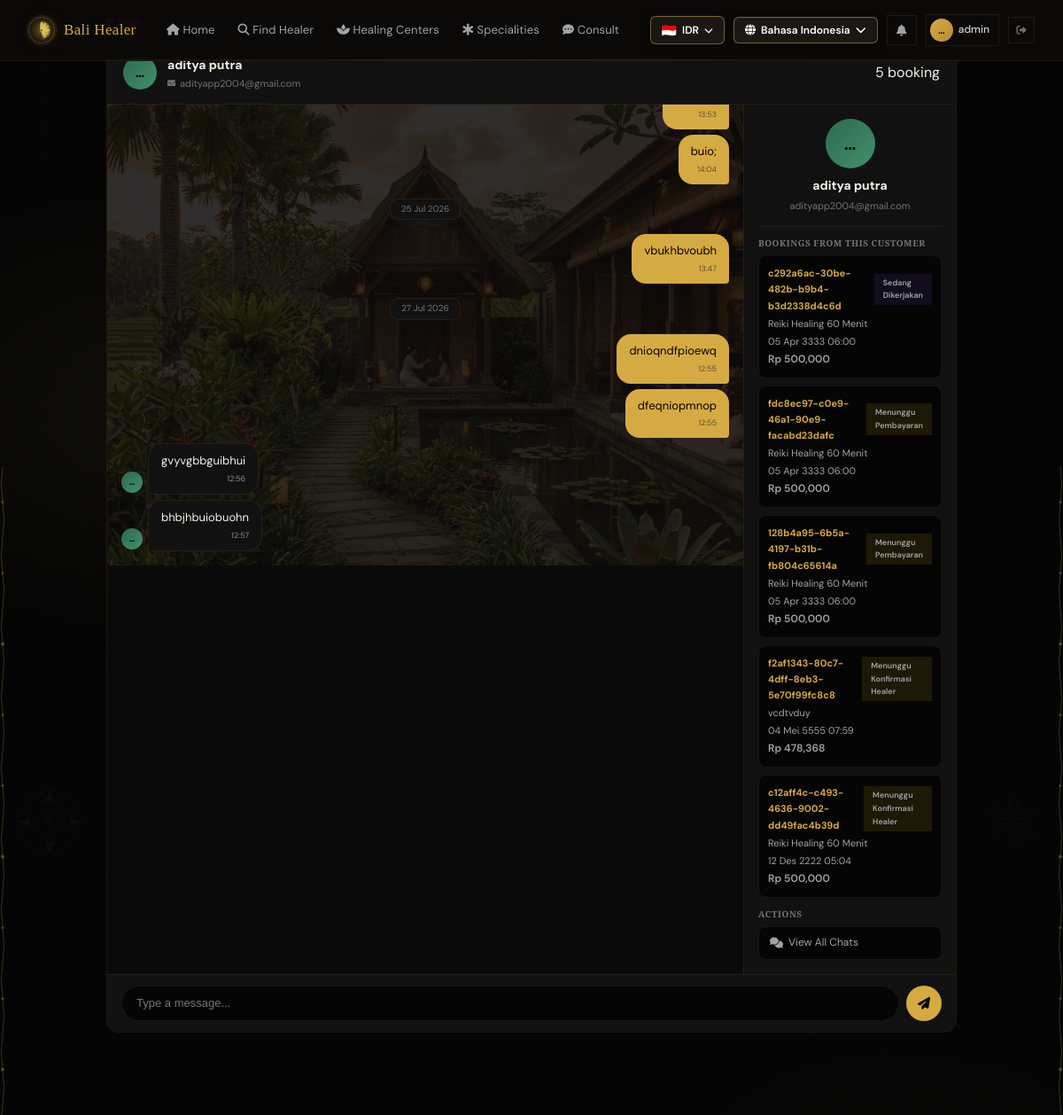
The app's page /id/dashboard/healer/chat/1/ (signed in, upper part), older data.
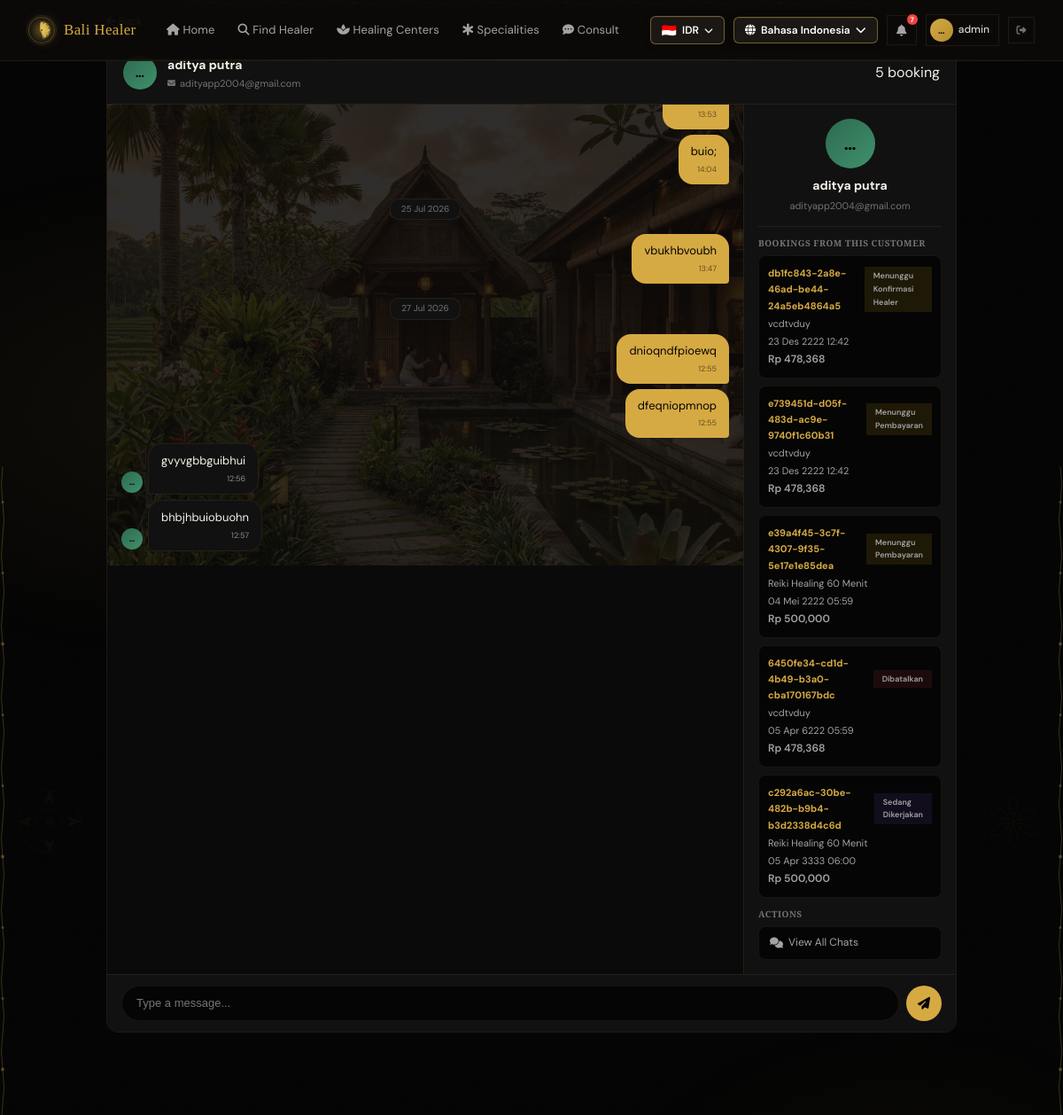
The same page, newer data.
### healers/models.py (models this page shows, shortened)
class ChatMessage(models.Model):
    room = models.ForeignKey(ChatRoom, on_delete=models.CASCADE, related_name='messages')
    sender = models.ForeignKey(User, on_delete=models.CASCADE, related_name='sent_messages')
    message = models.TextField()
    is_read = models.BooleanField(default=False, db_index=True)
    created_at = models.DateTimeField(auto_now_add=True)
    class Meta:
        ordering = ['created_at']

class ChatRoom(models.Model):
    healer = models.ForeignKey(Healer, on_delete=models.CASCADE, related_name='chat_rooms')
    customer = models.ForeignKey(User, on_delete=models.CASCADE, related_name='chat_rooms')
    created_at = models.DateTimeField(auto_now_add=True)
    updated_at = models.DateTimeField(auto_now=True)
    objects = ChatRoomQuerySet.as_manager()
    class Meta:
        unique_together = ['healer', 'customer']
        ordering = ['-updated_at']

### bookings/models.py (models this page shows, shortened)
class Booking(models.Model):
    STATUS_CHOICES = [
        ('pending_payment', 'Menunggu Pembayaran'),
        ('pending_confirm', 'Menunggu Konfirmasi Healer'),
        ('confirmed', 'Dikonfirmasi'),
        ('in_progress', 'Sedang Dikerjakan'),
        ('completed', 'Selesai'),
        ('cancelled', 'Dibatalkan'),
        ('expired', 'Kadaluarsa'),
        ('refunded', 'Dikembalikan'),
    ]
    VALID_TRANSITIONS = {
        'pending_payment': ['pending_confirm', 'cancelled', 'expired'],
        'pending_confirm': ['confirmed', 'cancelled', 'refunded'],
        'confirmed': ['in_progress', 'cancelled', 'refunded'],
        'in_progress': ['completed', 'refunded'],
        'completed': [],
        'cancelled': [],
        'expired': [],
        'refunded': [],
    }
    booking_code = models.CharField(max_length=40, unique=True, blank=True)
    healer = models.ForeignKey(Healer, on_delete=models.CASCADE, related_name='bookings')
    customer = models.ForeignKey(User, on_delete=models.SET_NULL, null=True, blank=True, related_name='bookings')
    customer_name = models.CharField(max_length=200)
    customer_email = models.EmailField()
    customer_phone = models.CharField(max_length=20)
    service_type = models.CharField(max_length=200)
    service_price_idr = models.DecimalField(max_digits=12, decimal_places=2, default=0)
    booking_date = models.DateField()
    booking_time = models.TimeField()
    notes = models.TextField(blank=True)
    total_price_idr = models.DecimalField(max_digits=12, decimal_places=2, default=0)
    currency = models.CharField(max_length=10, default='IDR')
    total_price_converted = models.DecimalField(max_digits=12, decimal_places=2, default=0)
    status = models.CharField(max_length=20, choices=STATUS_CHOICES, default='pending_payment', db_index=True)
    confirmed_at = models.DateTimeField(null=True, blank=True)
    started_at = models.DateTimeField(null=True, blank=True)
    completed_at = models.DateTimeField(null=True, blank=True)
    cancelled_at = models.DateTimeField(null=True, blank=True)
    cancel_reason = models.TextField(blank=True)
    created_at = models.DateTimeField(auto_now_add=True)
    updated_at = models.DateTimeField(auto_now=True)
    class Meta:
        ordering = ['-created_at']

### accounts/views.py (the view)
# urls.py: path('dashboard/healer/chat/<int:room_id>/', views.healer_chat_room, name='healer_chat_room'),
@require_healer_profile
def healer_chat_room(request, profile, healer, room_id):
    room = get_object_or_404(
        ChatRoom.objects.select_related('customer', 'healer'),
        id=room_id, healer=healer
    )
    room.messages.filter(is_read=False).exclude(sender=request.user).update(is_read=True)
    services = healer.services.filter(is_active=True)
    customer_bookings = Booking.objects.filter(
        healer=healer,
        customer_email=room.customer.email,
    ).select_related('healer').order_by('-created_at')[:5]
    return render(request, 'chat_room.html', {
        'room': room,
        'healer': healer,
        'chat_messages': room.messages.select_related('sender').all(),
        'services': services,
        'chat_role': 'healer',
        'customer_bookings': customer_bookings,
    })

### accounts/context_processors.py (called while the page is built)
def notification_context(request):
    if request.user.is_authenticated:
        unread_count = Notification.objects.filter(user=request.user, is_read=False).count()
        return {'global_unread_notifications': unread_count}
    return {'global_unread_notifications': 0}

### accounts/models.py (called while the page is built)
    @property
    def is_healer(self):
        return self.role == 'healer'

    def get_healer_profile(self):
        if self.is_healer:
            from healers.models import Healer
            return Healer.objects.filter(user=self.user).first()
        return None

### accounts/views.py (called while the page is built)
def require_healer_profile(view_func):
    @wraps(view_func)
    @login_required
    def wrapper(request, *args, **kwargs):
        profile, _created = UserProfile.objects.get_or_create(user=request.user)
        if not profile.is_healer:
            messages.error(request, _('Anda tidak memiliki akses.'))
            return redirect('home')
        healer = profile.get_healer_profile()
        if not healer:
            messages.error(request, _('Profil healer tidak ditemukan.'))
            return redirect('home')
        return view_func(request, profile, healer, *args, **kwargs)
    return wrapper

### templates/chat_room.html (shortened to what the changed rows need)
{% extends "base.html" %}
{% load i18n %}
{% load currency_tags %}
{% block content %}
<div class="section" style="padding-top:10px">
    <div style="max-width:960px;margin:0 auto">
        <div class="chat-container">
            <div class="chat-header">
                {% if chat_role == 'customer' %}
                <div class="chat-avatar" style="background:linear-gradient(135deg,var(--gold),var(--gold-dark))">
                    {{ healer.name|truncatechars:1 }}
                </div>
                <div class="chat-header-info">
                    <strong>{{ healer.name }}</strong>
                    <span><i class="fas fa-star" style="color:var(--gold);font-size:9px;margin-right:2px"></i>{{ healer.specializations|truncatewords:3 }}</span>
                </div>
                <div class="chat-header-actions">
                    <a href="{% url 'healer_detail' healer.slug %}" class="chat-action-btn" title="{% trans 'View Profile' %}"><i class="fas fa-user"></i></a>
                    <a href="{% url 'create_booking' healer.id %}" class="chat-action-btn gold" title="{% trans 'Booking' %}"><i class="fas fa-calendar-plus"></i></a>
                </div>
                {% else %}
                <div class="chat-avatar" style="background:linear-gradient(135deg,var(--jade),var(--jade-light))">
                    {{ room.customer.get_full_name|default:room.customer.username|truncatechars:1 }}
                </div>
                <div class="chat-header-info">
                    <strong>{{ room.customer.get_full_name|default:room.customer.username }}</strong>
                    <span><i class="fas fa-envelope" style="font-size:9px;margin-right:2px"></i>{{ room.customer.email }}</span>
                </div>
                <div class="chat-header-actions">
                    {% if customer_bookings %}
                    <span class="chat-badge">{{ customer_bookings|length }} {% trans "booking" %}</span>
                    {% endif %}
                </div>
                {% endif %}
            </div>
            <div class="chat-body">
                <div class="chat-messages" id="chat-messages">
                    {% if chat_messages %}
                    {% regroup chat_messages by created_at.date as date_groups %}
                    {% for date_group in date_groups %}
                    <div class="chat-date-divider">
                        <span>{{ date_group.grouper|date:"d M Y" }}</span>
                    </div>
                    {% for msg in date_group.list %}
                    <div class="chat-msg-row {% if msg.sender == request.user %}mine{% else %}theirs{% endif %}">
                        {% if msg.sender != request.user %}
                        <div class="chat-msg-avatar" style="background:{% if chat_role == 'customer' %}linear-gradient(135deg,var(--gold),var(--gold-dark)){% else %}linear-gradient(135deg,var(--jade),var(--jade-light)){% endif %}">
                            {% if chat_role == 'customer' %}{{ healer.name|truncatechars:1 }}{% else %}{{ room.customer.get_full_name|default:room.customer.username|truncatechars:1 }}{% endif %}
                        </div>
                        {% endif %}
                        <div class="chat-bubble {% if msg.sender == request.user %}mine{% else %}theirs{% endif %}">
                            <p>{{ msg.message }}</p>
                            <span class="chat-time">{{ msg.created_at|time:"H:i" }}</span>
                        </div>
                    </div>
                    {% endfor %}
                    {% endfor %}
                    {% else %}
                    <div class="chat-empty">
                        <i class="fas fa-comments"></i>
                        <p>{% trans "Start a conversation..." %}</p>
                    </div>
                    {% endif %}
                </div>
                <div class="chat-sidebar" id="chat-sidebar">
                    {% if chat_role == 'customer' %}
                    <div class="sidebar-profile">
                        <div class="sidebar-avatar" style="background:linear-gradient(135deg,var(--gold),var(--gold-dark))">
                            {{ healer.name|truncatechars:1 }}
                        </div>
                        <strong>{{ healer.name }}</strong>
                        <span class="sidebar-spec">{{ healer.specializations|truncatewords:4 }}</span>
                        <div class="sidebar-rating">
                            {% for i in "12345" %}{% if forloop.counter <= healer.rating %}<i class="fas fa-star"></i>{% else %}<i class="far fa-star"></i>{% endif %}{% endfor %}
                            <span>{{ healer.rating }}</span>
                        </div>
                    </div>
                    <a href="{% url 'create_booking' healer.id %}" class="sidebar-book-btn">
                        <i class="fas fa-calendar-plus"></i> {% trans "Book Now" %}
                    </a>
                    {% if services %}
                    <div class="sidebar-section">
                        <h4>{% trans "Services" %}</h4>
                        {% for svc in services %}
                        <div class="sidebar-service">
                            <div>
                                <strong>{{ svc.name }}</strong>
                                <span>{{ svc.duration_minutes }} {% trans "min" %}</span>
                            </div>
                            <span class="sidebar-price" data-price-idr="{{ svc.price_idr|floatformat:0 }}">{{ svc.price_idr|convert_price:LANGUAGE_CODE }}</span>
                        </div>
                        {% endfor %}
                    </div>
                    {% endif %}
                    <div class="sidebar-section">
                        <h4>{% trans "Info" %}</h4>
                        <div class="sidebar-info-row">
                            <i class="fas fa-map-marker-alt"></i>
                            <span>{{ healer.address|default:"-"|truncatewords:5 }}</span>
                        </div>
                        <div class="sidebar-info-row">
                            <i class="fas fa-briefcase"></i>
                            <span>{{ healer.experience_years }} {% trans "years experience" %}</span>
                        </div>
                    </div>
                    {% else %}
                    <div class="sidebar-profile">
                        <div class="sidebar-avatar" style="background:linear-gradient(135deg,var(--jade),var(--jade-light))">
                            {{ room.customer.get_full_name|default:room.customer.username|truncatechars:1 }}
                        </div>
                        <strong>{{ room.customer.get_full_name|default:room.customer.username }}</strong>
                        <span class="sidebar-spec">{{ room.customer.email }}</span>
                    </div>
                    {% if customer_bookings %}
                    <div class="sidebar-section">
                        <h4>{% trans "Bookings from This Customer" %}</h4>
                        {% for b in customer_bookings %}
                        <a href="{% url 'booking_detail' b.booking_code %}" class="sidebar-booking">
                            <div class="sidebar-booking-header">
                                <strong>{{ b.booking_code }}</strong>
                                <span class="status-badge status-{{ b.status }}" style="font-size:9px">{{ b.get_status_display }}</span>
                            </div>
                            <span>{{ b.service_type }}</span>
                            <span>{{ b.booking_date|date:"d M Y" }} {{ b.booking_time|time:"H:i" }}</span>
                            <span class="sidebar-price">{{ b.total_price_idr|convert_price:LANGUAGE_CODE }}</span>
                        </a>
                        {% endfor %}
                    </div>
                    {% else %}
                    <div class="sidebar-section">
                        <p style="font-size:12px;color:var(--stone-500);text-align:center">{% trans "No bookings from this customer yet." %}</p>
                    </div>
                    {% endif %}
                    <div class="sidebar-section">
                        <h4>{% trans "Actions" %}</h4>
                        <a href="{% url 'customer_chat_list' %}" class="sidebar-action-btn">
                            <i class="fas fa-comments"></i> {% trans "View All Chats" %}
                        </a>
                    </div>
                    {% endif %}
                </div>
            </div>
        </div>
    </div>
</div>
{% endblock %}

### templates/base.html (shortened to what the changed rows need)
{% load static %}
{% load i18n %}
<!DOCTYPE html>
<html lang="{{ LANGUAGE_CODE }}">
<head>
    <link rel="preload" href="https://cdnjs.cloudflare.com/ajax/libs/font-awesome/6.5.1/css/all.min.css" as="style" onload="this.onload=null;this.rel='stylesheet'">
    <link rel="stylesheet" href="{% static 'css/style.css' %}?v=12">
</head>
<body>
    <header class="header" id="main-header">
        <div class="header-inner">
            <div class="nav-right">
                {% get_current_language as CURRENT_LANGUAGE %}
                {% get_available_languages as AVAILABLE_LANGUAGES %}
                {% get_language_info_list for AVAILABLE_LANGUAGES as languages %}
                <div class="lang-switcher" id="langSwitcher">
                    <button class="lang-switcher-btn">
                        <i class="fas fa-globe"></i>
                        {% for lang in languages %}
                            {% if lang.code == CURRENT_LANGUAGE %}{{ lang.name_local }}{% endif %}
                        {% endfor %}
                        <i class="fas fa-chevron-down"></i>
                    </button>
                </div>
                {% if user.is_authenticated %}
                <button type="button" class="notif-bell-btn" id="notifBellBtn" title="{% trans 'Notifications' %}">
                    <i class="fas fa-bell"></i>
                    {% if global_unread_notifications > 0 %}
                    <span class="notif-bell-badge" id="notifBadge">{{ global_unread_notifications }}</span>
                    {% endif %}
                </button>
                {% else %}
                <a href="{% url 'login' %}" class="nav-link"><i class="fas fa-right-to-bracket"></i> {% trans "Login" %}</a>
                <a href="{% url 'register_choose' %}" class="btn-find"><i class="fas fa-user-plus"></i> {% trans "Register" %}</a>
                {% endif %}
            </div>
        </div>
    </header>
    <main class="batik-main">
        {% block content %}{% endblock %}
    </main>
</body>
</html>

Row changes from the older to the newer data that the page shows:
no longer on this page (row edited): Booking: booking_code "fdc8ec97-c0e9-46a1-90e9-facabd23dafc", status "Menunggu Pembayaran", service_type "Reiki Healing 60 Menit", booking_date "05 Apr 3333", booking_time "06:00", total_price_idr|convert_price "Rp 500,000"
no longer on this page (row edited): Booking: booking_code "128b4a95-6b5a-4197-b31b-fb804c65614a", status "Menunggu Pembayaran", service_type "Reiki Healing 60 Menit", booking_date "05 Apr 3333", booking_time "06:00", total_price_idr|convert_price "Rp 500,000"
no longer on this page (row unchanged): Booking: booking_code "f2af1343-80c7-4dff-8eb3-5e70f99fc8c8", status "Menunggu Konfirmasi Healer", service_type "vcdtvduy", booking_date "04 Mei 5555", booking_time "07:59", total_price_idr|convert_price "Rp 478,368"
no longer on this page (row unchanged): Booking: booking_code "c12aff4c-c493-4636-9002-dd49fac4b39d", status "Menunggu Konfirmasi Healer", service_type "Reiki Healing 60 Menit", booking_date "12 Des 2222", booking_time "05:04", total_price_idr|convert_price "Rp 500,000"
added Booking: booking_code "db1fc843-2a8e-46ad-be44-24a5eb4864a5", status "Menunggu Konfirmasi Healer", service_type "vcdtvduy", booking_date "23 Des 2222", booking_time "12:42", total_price_idr|convert_price "Rp 478,368"
added Booking: booking_code "e739451d-d05f-483d-ac9e-9740f1c60b31", status "Menunggu Pembayaran", service_type "vcdtvduy", booking_date "23 Des 2222", booking_time "12:42", total_price_idr|convert_price "Rp 478,368"
added Booking: booking_code "e39a4f45-3c7f-4307-9f35-5e17e1e85dea", status "Menunggu Pembayaran", service_type "Reiki Healing 60 Menit", booking_date "04 Mei 2222", booking_time "05:59", total_price_idr|convert_price "Rp 500,000"
added Booking: booking_code "6450fe34-cd1d-4b49-b3a0-cba170167bdc", status "Dibatalkan", service_type "vcdtvduy", booking_date "05 Apr 6222", booking_time "05:59", total_price_idr|convert_price "Rp 478,368"
Text that changed along with them:
{{ global_unread_notifications }}: (not shown) → "7"
